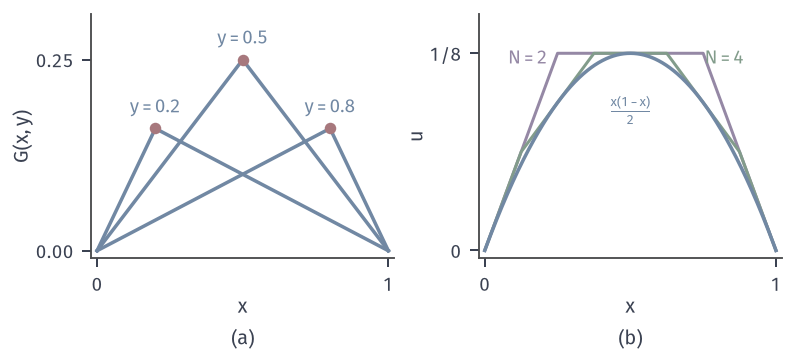

Generate this figure with Python:
from pathlib import Path
import sys
HERE = Path(__file__).resolve().parent
sys.path.insert(0, str(HERE.parent/"ellip-common"))
from ellip_fig import *
G = lambda x, y: np.where(x <= y, x*(1-y), y*(1-x))
fig, axes = figure(width_mm=112, height_mm=50, ncols=2)
panel(fig, left=.115, wspace=.28, bottom=.27)
ax = axes[0]
for y in (.2, .5, .8):
    ax.plot(X, G(X, y), color=BLUE, lw=1.4); dot(ax, y, y*(1-y))
    lab(ax, y, y*(1-y)+.02, '$y=%g$' % y, BLUE, ha='center')
ax.set_xlim(-.02, 1.02); ax.set_ylim(-.01, .31); ax.set_xticks([0, 1]); ax.set_yticks([0, .25]); hat01(ax, yl=r'$G(x,y)$')
ax = axes[1]
for N, c, ls in ((2, PURPLE, '-'), (4, GREEN, '-')):
    ys = (np.arange(N)+.5)/N
    u = sum(G(X, y)/N for y in ys); ax.plot(X, u, color=c, lw=1.2, ls=ls)
ax.plot(X, X*(1-X)/2, color=BLUE, lw=1.4)
lab(ax, .08, .118, '$N=2$', PURPLE); lab(ax, .755, .118, '$N=4$', GREEN); lab(ax, .5, .098, r'$\frac{x(1-x)}{2}$', BLUE, ha='center', va='top')
ax.set_xlim(-.02, 1.02); ax.set_ylim(-.005, .15); ax.set_xticks([0, 1]); ax.set_yticks([0, .125]); ax.set_yticklabels(['0', '1/8']); hat01(ax, yl='$u$')
tags(fig, axes)
save(fig, HERE, 'figure', {'G': 'x(1-y), x<=y; y(1-x), x>=y', 'sum': 'midpoint sums of G(x,y_j)/N'})
